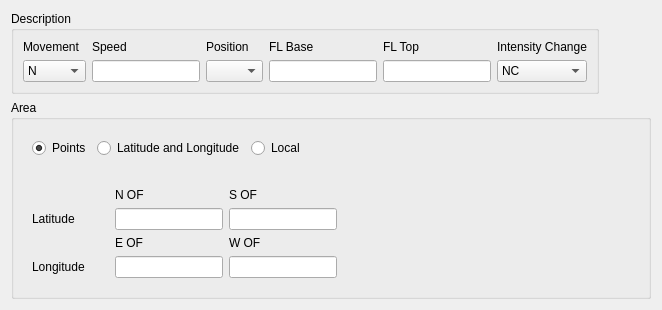
<?xml version="1.0" encoding="UTF-8"?>
<ui version="4.0">
 <class>Editor</class>
 <widget class="QWidget" name="Editor">
  <property name="geometry">
   <rect>
    <x>0</x>
    <y>0</y>
    <width>662</width>
    <height>277</height>
   </rect>
  </property>
  <property name="windowTitle">
   <string notr="true">Sigmet</string>
  </property>
  <layout class="QVBoxLayout" name="verticalLayout">
   <item>
    <widget class="QGroupBox" name="descriptionGroup">
     <property name="sizePolicy">
      <sizepolicy hsizetype="Fixed" vsizetype="Fixed">
       <horstretch>0</horstretch>
       <verstretch>0</verstretch>
      </sizepolicy>
     </property>
     <property name="title">
      <string>Description</string>
     </property>
     <layout class="QGridLayout" name="descriptionLayout">
      <item row="1" column="1">
       <widget class="QLineEdit" name="speed"/>
      </item>
      <item row="1" column="0">
       <widget class="QComboBox" name="movement">
        <item>
         <property name="text">
          <string notr="true">N</string>
         </property>
        </item>
        <item>
         <property name="text">
          <string notr="true">NE</string>
         </property>
        </item>
        <item>
         <property name="text">
          <string notr="true">E</string>
         </property>
        </item>
        <item>
         <property name="text">
          <string notr="true">SE</string>
         </property>
        </item>
        <item>
         <property name="text">
          <string notr="true">S</string>
         </property>
        </item>
        <item>
         <property name="text">
          <string notr="true">SW</string>
         </property>
        </item>
        <item>
         <property name="text">
          <string notr="true">W</string>
         </property>
        </item>
        <item>
         <property name="text">
          <string notr="true">NW</string>
         </property>
        </item>
        <item>
         <property name="text">
          <string notr="true">STNR</string>
         </property>
        </item>
       </widget>
      </item>
      <item row="1" column="4">
       <widget class="QLineEdit" name="top"/>
      </item>
      <item row="0" column="0">
       <widget class="QLabel" name="movementLabel">
        <property name="text">
         <string>Movement</string>
        </property>
        <property name="buddy">
         <cstring>movement</cstring>
        </property>
       </widget>
      </item>
      <item row="0" column="1">
       <widget class="QLabel" name="speedLabel">
        <property name="text">
         <string>Speed</string>
        </property>
        <property name="buddy">
         <cstring>speed</cstring>
        </property>
       </widget>
      </item>
      <item row="0" column="2">
       <widget class="QLabel" name="positionLabel">
        <property name="text">
         <string>Position</string>
        </property>
        <property name="buddy">
         <cstring>position</cstring>
        </property>
       </widget>
      </item>
      <item row="0" column="5">
       <widget class="QLabel" name="intensityChangeLabel">
        <property name="text">
         <string>Intensity Change</string>
        </property>
        <property name="buddy">
         <cstring>intensityChange</cstring>
        </property>
       </widget>
      </item>
      <item row="1" column="5">
       <widget class="QComboBox" name="intensityChange">
        <item>
         <property name="text">
          <string notr="true">NC</string>
         </property>
        </item>
        <item>
         <property name="text">
          <string notr="true">INTSF</string>
         </property>
        </item>
        <item>
         <property name="text">
          <string notr="true">WKN</string>
         </property>
        </item>
       </widget>
      </item>
      <item row="1" column="3">
       <widget class="QLineEdit" name="base"/>
      </item>
      <item row="1" column="2">
       <widget class="QComboBox" name="position">
        <item>
         <property name="text">
          <string notr="true"/>
         </property>
        </item>
        <item>
         <property name="text">
          <string notr="true">TOP</string>
         </property>
        </item>
        <item>
         <property name="text">
          <string notr="true">ABV</string>
         </property>
        </item>
        <item>
         <property name="text">
          <string notr="true">BLW</string>
         </property>
        </item>
       </widget>
      </item>
      <item row="0" column="3">
       <widget class="QLabel" name="baseLabel">
        <property name="text">
         <string>FL Base</string>
        </property>
        <property name="buddy">
         <cstring>base</cstring>
        </property>
       </widget>
      </item>
      <item row="0" column="4">
       <widget class="QLabel" name="topLabel">
        <property name="text">
         <string>FL Top</string>
        </property>
        <property name="buddy">
         <cstring>top</cstring>
        </property>
       </widget>
      </item>
     </layout>
    </widget>
   </item>
   <item>
    <widget class="QGroupBox" name="areaGroup">
     <property name="title">
      <string>Area</string>
     </property>
     <layout class="QVBoxLayout" name="areaLayout">
      <item>
       <widget class="QWidget" name="changeAreaWidget" native="true">
        <property name="sizePolicy">
         <sizepolicy hsizetype="Fixed" vsizetype="Preferred">
          <horstretch>0</horstretch>
          <verstretch>0</verstretch>
         </sizepolicy>
        </property>
        <layout class="QHBoxLayout" name="changeAreaLayout">
         <item>
          <widget class="QRadioButton" name="points">
           <property name="text">
            <string>Points</string>
           </property>
           <property name="checked">
            <bool>true</bool>
           </property>
          </widget>
         </item>
         <item>
          <widget class="QRadioButton" name="latitudeAndLongitude">
           <property name="text">
            <string>Latitude and Longitude</string>
           </property>
          </widget>
         </item>
         <item>
          <widget class="QRadioButton" name="local">
           <property name="text">
            <string>Local</string>
           </property>
          </widget>
         </item>
        </layout>
       </widget>
      </item>
      <item>
       <widget class="QWidget" name="latitudeAndLongitudeWidget" native="true">
        <property name="sizePolicy">
         <sizepolicy hsizetype="Fixed" vsizetype="Preferred">
          <horstretch>0</horstretch>
          <verstretch>0</verstretch>
         </sizepolicy>
        </property>
        <layout class="QGridLayout" name="latitudeAndLongitudeLayout">
         <property name="topMargin">
          <number>15</number>
         </property>
         <item row="5" column="0">
          <widget class="QLabel" name="longtitudeLabel">
           <property name="minimumSize">
            <size>
             <width>77</width>
             <height>0</height>
            </size>
           </property>
           <property name="text">
            <string>Longitude</string>
           </property>
          </widget>
         </item>
         <item row="1" column="2">
          <widget class="QLineEdit" name="south"/>
         </item>
         <item row="5" column="1">
          <widget class="QLineEdit" name="east"/>
         </item>
         <item row="4" column="1">
          <widget class="QLabel" name="eastLabel">
           <property name="text">
            <string>E OF</string>
           </property>
           <property name="buddy">
            <cstring>east</cstring>
           </property>
          </widget>
         </item>
         <item row="4" column="2">
          <widget class="QLabel" name="westLabel">
           <property name="text">
            <string>W OF</string>
           </property>
           <property name="buddy">
            <cstring>west</cstring>
           </property>
          </widget>
         </item>
         <item row="1" column="0">
          <widget class="QLabel" name="latitudeLabel">
           <property name="minimumSize">
            <size>
             <width>77</width>
             <height>0</height>
            </size>
           </property>
           <property name="text">
            <string>Latitude</string>
           </property>
          </widget>
         </item>
         <item row="0" column="2">
          <widget class="QLabel" name="southLabel">
           <property name="text">
            <string>S OF</string>
           </property>
           <property name="buddy">
            <cstring>south</cstring>
           </property>
          </widget>
         </item>
         <item row="5" column="2">
          <widget class="QLineEdit" name="west"/>
         </item>
         <item row="0" column="1">
          <widget class="QLabel" name="northLabel">
           <property name="text">
            <string>N OF</string>
           </property>
           <property name="buddy">
            <cstring>north</cstring>
           </property>
          </widget>
         </item>
         <item row="1" column="1">
          <widget class="QLineEdit" name="north"/>
         </item>
        </layout>
       </widget>
      </item>
     </layout>
    </widget>
   </item>
  </layout>
 </widget>
 <tabstops>
  <tabstop>movement</tabstop>
  <tabstop>speed</tabstop>
  <tabstop>position</tabstop>
  <tabstop>base</tabstop>
  <tabstop>top</tabstop>
  <tabstop>intensityChange</tabstop>
 </tabstops>
 <resources/>
 <connections/>
</ui>
